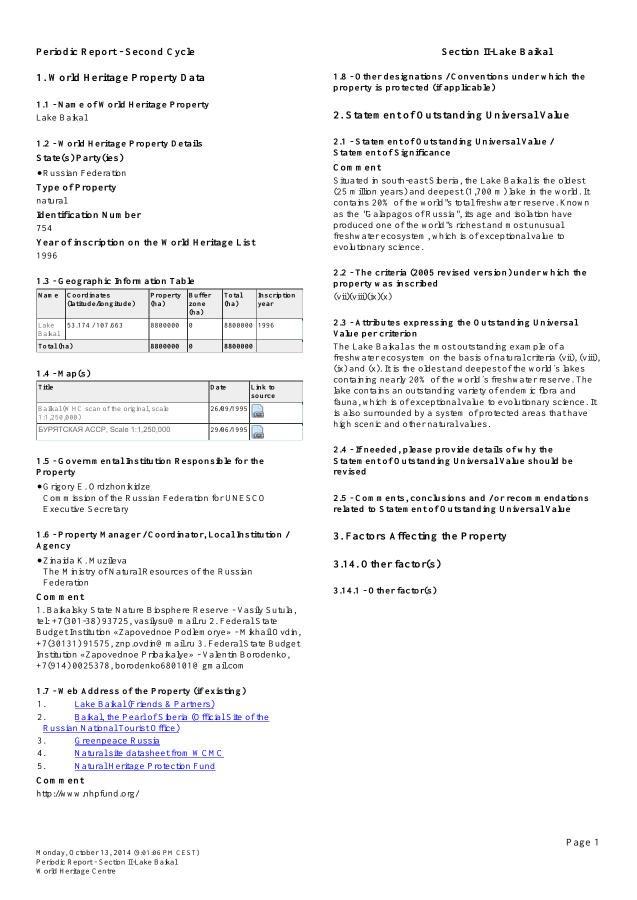
#> input picture fixtures/verdicts/full-context-basis-comparison-01/independent-source-audit/origin-fetches/8d8e57597f36a999-page1.png, 1273 x 1800 px (shown at 1/2 size)
$ python -i run.py   (imports and definitions only)
#> lines starting #> are read from the running program, lines starting #| are printed output that depends on the picture; after the words box and inside, x2 and y2 are one past the last pixel; in counts of white or black regions, pixels touching at a corner belong together
#> further down, picture is the input picture: shape (1800, 1273, 3); mean B, G, R 244.3, 243.6, 243.5
#!/usr/bin/env python3
"""Local, deterministic OCR development experiment. Never uses ground truth for selection."""
import argparse, collections, hashlib, importlib.metadata, json, math, re, time, unicodedata
from pathlib import Path
import cv2
import numpy as np
from PIL import Image, ImageOps
from rapidocr_onnxruntime import RapidOCR
import rapidocr_onnxruntime.utils as ort_utils

# Bound CPU concurrency for consistent timings and to avoid machine-wide thread contention.
_original_options = ort_utils.SessionOptions
def session_options():
    opt = _original_options(); opt.intra_op_num_threads = 2; opt.inter_op_num_threads = 1
    return opt
ort_utils.SessionOptions = session_options

ENGINE_OPTIONS = dict(text_score=0.4, width_height_ratio=-1, det_model_path=None, det_limit_side_len=1536, det_limit_type='max')

def normalize(text):
    text = unicodedata.normalize('NFKC', text).casefold()
    return ' '.join(re.findall(r"[^\W_]+(?:['’][^\W_]+)?", text, re.UNICODE)).replace('’', "'")

# [15 lines left out: functions distance, metrics, not called in this run]

def box(line):
    p=np.array(line['box']); return [float(p[:,0].min()),float(p[:,1].min()),float(p[:,0].max()),float(p[:,1].max())]
def line_height(line):
    p=np.array(line['box']); return float((np.linalg.norm(p[3]-p[0])+np.linalg.norm(p[2]-p[1]))/2)
def center(line):
    b=box(line);return ((b[0]+b[2])/2,(b[1]+b[3])/2)
def union_box(lines):
    b=np.array([box(x) for x in lines]);return [float(b[:,0].min()),float(b[:,1].min()),float(b[:,2].max()),float(b[:,3].max())]
def ordered(lines):
    step=max(3,float(np.median([line_height(l) for l in lines]))*.6) if lines else 3
    return sorted(lines,key=lambda x:(round(center(x)[1]/step),box(x)[0]))
def text(lines):return '\n'.join(x['text'] for x in ordered(lines))
def order_quad(points):
    p=np.array(points,dtype=np.float32); s=p.sum(1);d=np.diff(p,axis=1).ravel()
    return np.array([p[s.argmin()],p[d.argmin()],p[s.argmax()],p[d.argmax()]],np.float32)
# [6 lines left out: function warp, not called in this run]

def screen_candidates(im):
    h,w=im.shape[:2];scale=min(1,1000/max(h,w));small=cv2.resize(im,None,fx=scale,fy=scale)
#> after `h, w = im.shape[:2]`: h = 1800; w = 1273
#> after `scale = min(1, 1000 / max(h, w))`: scale = 0.556
#> after `small = cv2.resize(im, None, fx=scale, fy=scale)`:
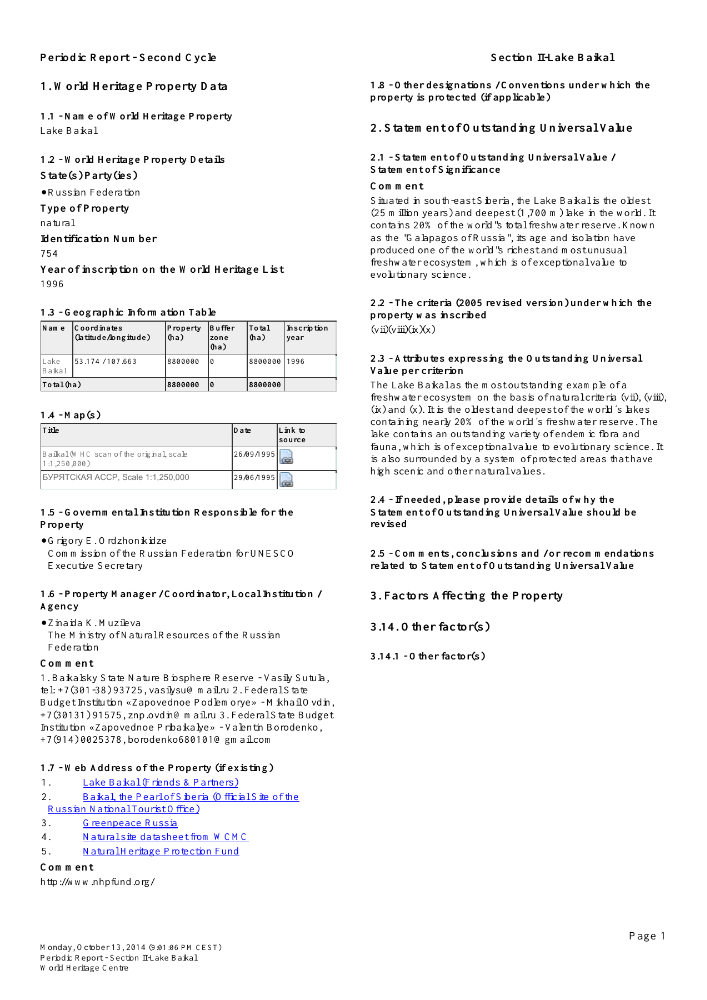
#> small: shape (1000, 707, 3); mean B, G, R 244.3, 243.5, 243.5
    gray=cv2.cvtColor(small,cv2.COLOR_BGR2GRAY)
    masks=[cv2.Canny(gray,35,100)]
    # Bright, low-saturation page surface is a useful candidate, not a universal screen assumption.
    hsv=cv2.cvtColor(small,cv2.COLOR_BGR2HSV)
#> hsv: shape (1000, 707, 3); mean H, S, V 0.9, 0.8, 244.3
    masks.append(cv2.inRange(hsv,np.array([0,0,100]),np.array([180,115,255])))
    candidates=[]
    for mask in masks:
        mask=cv2.morphologyEx(mask,cv2.MORPH_CLOSE,np.ones((9,9),np.uint8))
        contours,_=cv2.findContours(mask,cv2.RETR_LIST,cv2.CHAIN_APPROX_SIMPLE)
        for c in contours:
            area=cv2.contourArea(c)/(scale*scale)
            if not .045*w*h<area<.92*w*h:continue
            p=cv2.approxPolyDP(c,.025*cv2.arcLength(c,True),True)
            if len(p)!=4 or not cv2.isContourConvex(p):continue
            q=order_quad(p[:,0,:]/scale)
            side=[np.linalg.norm(q[i]-q[(i+1)%4]) for i in range(4)]
            if min(side)/max(side)<.3:continue
            if all(np.max(np.abs(q-a))>12 for a in candidates):candidates.append(q)
#> this loop made 2 passes
#> contours on pass 2: [[[0, 0], [0, 999], [706, 999], [706, 0]]]
#> pass 1, in screen_candidates, `mask=cv2.morphologyEx(mask,cv2.MORPH_CLOSE,np.ones((9,9),np.uint8))`:
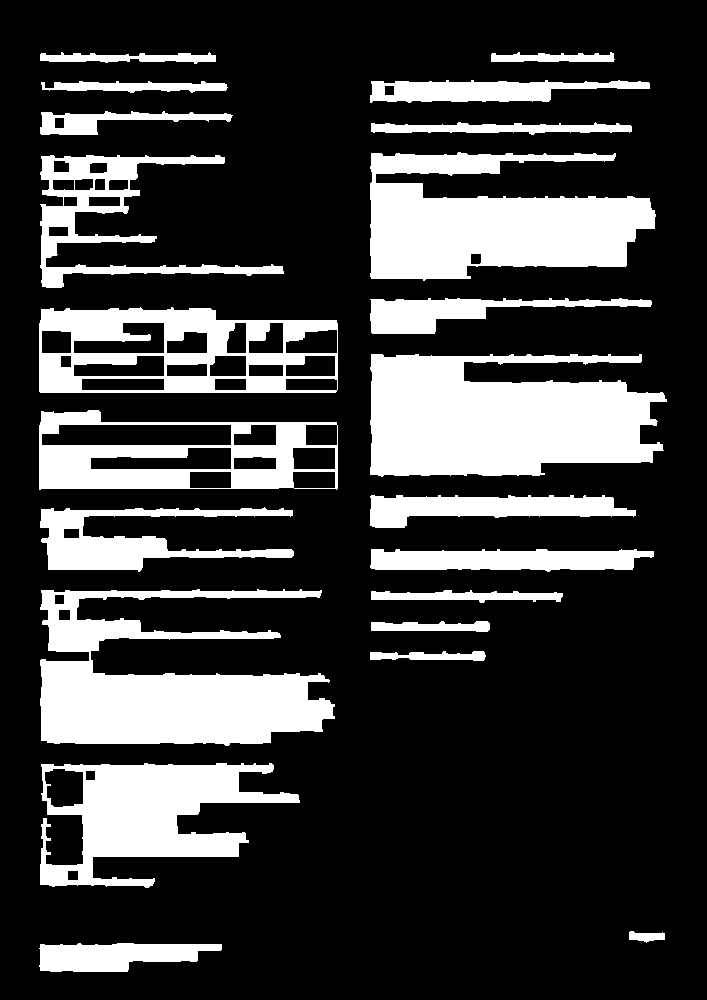
#> mask: shape (1000, 707); 23.6% white; 22 white regions, largest, box (x1, y1, x2, y2) and area: (370, 354, 667, 477) 28320, (40, 589, 335, 746) 25484, (370, 152, 656, 281) 23821
#> after the loop, candidates = []
    return candidates

# [107 lines left out: functions choose_screen, crop_rect, groups, select_target, transform_lines, in_target and 1 more, not called in this run]

def sha(path):return hashlib.sha256(Path(path).read_bytes()).hexdigest()
def save_json(path,data):path.write_text(json.dumps(data,ensure_ascii=False,indent=2)+'\n')

# [80 lines left out: functions run, summarize, not called in this run]

# [2 lines not run here, left out]

>>> import cv2
>>> picture = cv2.imread('../../fixtures/verdicts/full-context-basis-comparison-01/independent-source-audit/origin-fetches/8d8e57597f36a999-page1.png')
>>> result = screen_candidates(picture)
#> result = []
